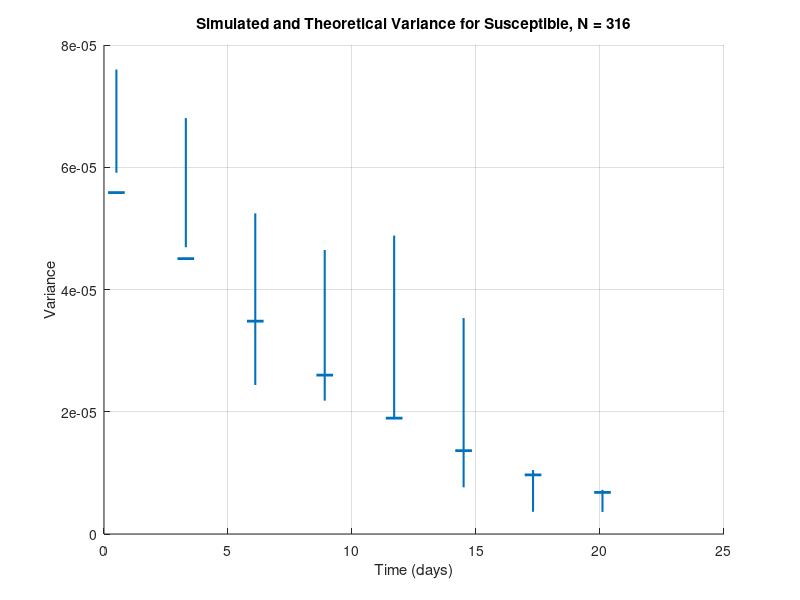
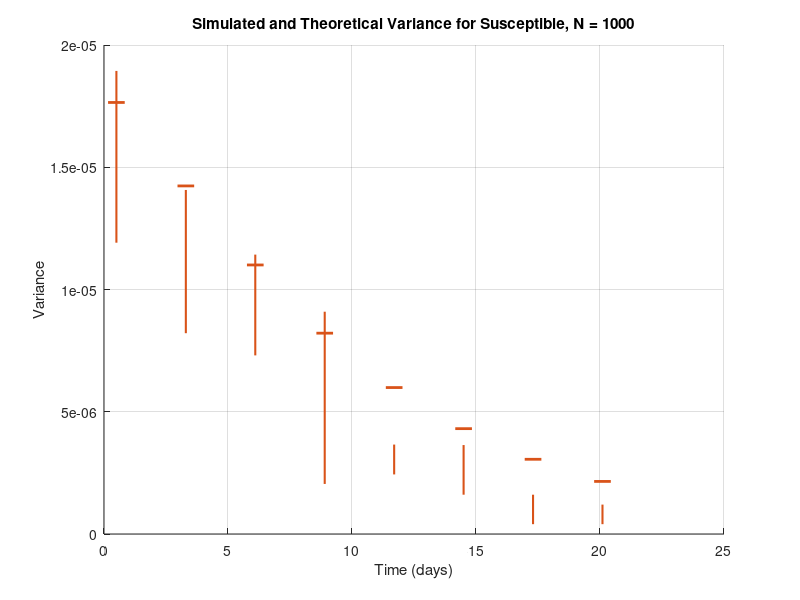
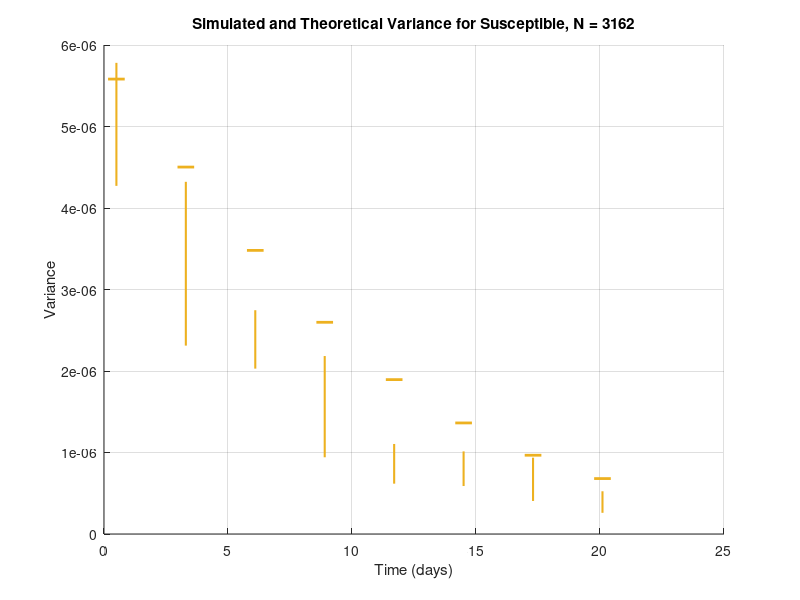
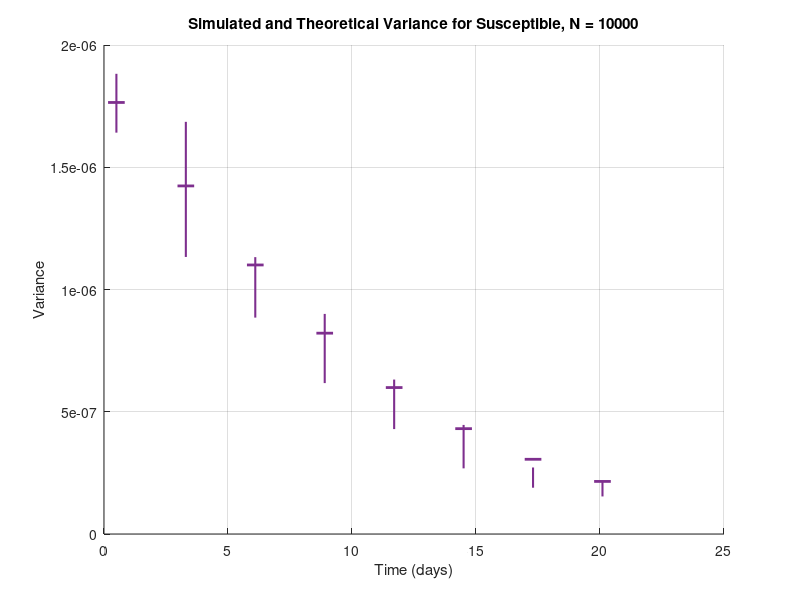

The MATLAB source for these figures, in order:
% SIR Variance Error Bars
% Caden McCann / Amy Carr
% This function generates a plot for each compartment + N, and compares the
% theoretical variance from ODE system with the simulated variance.

function sir_variance_error_bars()
    %% Model Parameters
    beta = 0.95;
    gamma = 1;
    p1 = 0.5;
    p2 = 0.5;
    max_T = 23;
    s_prop = 0.96;
    i_prop = 0.04;
    r_prop = 1 - s_prop - i_prop;
    Ns = [316, 1000, 3162, 10000];
    
    %% Agent-Based Simulations
    t_grid = linspace(0, max_T, 1000);
    S_var_all = zeros(length(Ns), length(t_grid));
    I_var_all = zeros(length(Ns), length(t_grid));
    R_var_all = zeros(length(Ns), length(t_grid));
    v_s_dot = cell(length(Ns), 1);
    v_i_dot = cell(length(Ns), 1);
    v_r_dot = cell(length(Ns), 1);
    
    %% Repeat simulation for each N
    for idx = 1:length(Ns)
        % initializations for simulation
        N = Ns(idx);
        s0_abs = round(s_prop * N);
        i0_abs = round(i_prop * N);
        r0_abs = round(r_prop * N);
        S = 1:s0_abs;
        I = (s0_abs+1):(s0_abs+i0_abs);
        R = [];
        t = 0;
        T = 0;
        S_prop = s0_abs / N;
        I_prop = i0_abs / N;
        R_prop = r0_abs / N;
        S_var = 0;
        I_var = 0;
        R_var = 0;
        I_count = numel(I);  % initial infected count
        T = 0;
        I_count_list = I_count;  % store history of I counts

        %% Begin Simulation
        while ~isempty(I) && t < max_T
            nI = numel(I);
            if nI < 1
                nI = 0;
            end    
            nS = numel(S);

            % Clock configuration
            infection_rate = beta * nS * nI / (N^1.0);
            recovery_rate = gamma * nI;
            event_rate = infection_rate + recovery_rate;
            dt = exprnd(1 / event_rate);
            t = t + dt;

            % Instantaneous variance formulas
            S_var(end+1) = p1 * beta * (nI/N) * (nS/N) / N;
            I_var(end+1) = (p1 * beta * (nI/N) * (nS/N) + p2 * gamma * (nI/N)) / N;
            R_var(end+1) = p2 * gamma * (nI/N) / N;

            % Split clock
            if rand < (infection_rate / event_rate)
                if nS > 0 && rand < p1
                    num = randi(nS);
                    infected = S(num);
                    S(num) = [];
                    I(end+1) = infected;
                end
            else
                if rand < p2
                    num = randi(nI);
                    recovered = I(num);
                    I(num) = [];
                    R(end+1) = recovered;
                end
            end

            % Update counts
            N_current = numel(S) + numel(I) + numel(R);
            T(end+1) = t;
            S_prop(end+1) = numel(S) / N_current;
            I_prop(end+1) = numel(I) / N_current;
            R_prop(end+1) = numel(R) / N_current;
            I_count_list(end+1) = numel(I);
            
        end

        % Fix first value since it was initially 0
        S_var(1) = S_var(2);
        I_var(1) = I_var(2);
        R_var(1) = R_var(2);
        
        % Append final point at (23,0) if simulation ended early
        if T(end) < 23
            T(end+1) = 23;
            S_var(end+1) = 0;
            I_var(end+1) = 0;
            R_var(end+1) = 0;
        end

        % Interpolate points into lines, and store them in large arrays
        S_interp_var = interp1(T, S_var, t_grid, 'linear');
        I_interp_var = interp1(T, I_var, t_grid, 'linear');
        R_interp_var = interp1(T, R_var, t_grid, 'linear');
        S_var_all(idx, :) = S_interp_var;
        I_var_all(idx, :) = I_interp_var;
        R_var_all(idx, :) = R_interp_var;

        %% Deterministic ODE Model    
        % Solve ODE system
        [~, y] = ode45(@(t, y) sir_system(t, y, beta, gamma, p1, p2), t_grid, [s_prop, i_prop, r_prop]);
        s = y(:, 1);
        i = y(:, 2);
    
        % Compute instantaneous variance for ODE system
        v_s_dot{idx} = p1 * beta * s .* i / N;
        v_i_dot{idx} = (p1 * beta * s .* i + p2 * gamma * i) / N;
        v_r_dot{idx} = p2 * gamma * i / N;
    end

    %% Graphing
    plot_graphs(Ns, t_grid, S_var_all, I_var_all, R_var_all, v_s_dot, v_i_dot, v_r_dot);
end

%% Code for ODE system
function dydt = sir_system(~, y, beta, gamma, p1, p2)
    s = y(1);
    i = y(2);

    ds = -p1 * beta * s * i;
    di = p1 * beta * s * i - p2 * gamma * i;
    dr = p2 * gamma * i;

    dydt = [ds; di; dr];
end

%% Code for plotting graphs
function plot_graphs(Ns, t_grid, S_var_all, I_var_all, R_var_all, v_s_dot, v_i_dot, v_r_dot)
    dt = 1.4; % Half width for interval around each midpoint
    midpoints = 0.5:dt*2:22.5;
    compartments = {'Susceptible', 'Infected', 'Recovered'};
    colors = lines(length(Ns));
    
    for comp = 1:3 % change to comp = 2:2 for just infected etc
        for idx = 1:numel(Ns)
            figure;
            hold on;
            N = Ns(idx);

            % Retrieve correct data points for this graph
            switch comp
                case 1
                    sim_data = S_var_all(idx, :);
                    theory_data = v_s_dot{idx};
                case 2
                    sim_data = I_var_all(idx, :);
                    theory_data = v_i_dot{idx};
                case 3
                    sim_data = R_var_all(idx, :);
                    theory_data = v_r_dot{idx};
            end

            % For each midpoint, calculate min/max over the interval
            for k = 1:length(midpoints)
                % Window
                t_mid = midpoints(k);
                t_min = t_mid - dt;
                t_max = t_mid + dt; 

                % Find the data points in [window)
                in_window = t_grid >= t_min & t_grid < t_max;
                window_vals = sim_data(in_window);
                if isempty(window_vals)
                    continue; % No bars for empty interval
                end

                % Draw error bar between min and max centered at midpoint
                x = t_mid;
                y_min = min(window_vals);
                y_max = max(window_vals);
                %disp([x, y_min*10e4, y_max*10e4]);
                plot([x, x], [y_min, y_max], 'Color', colors(idx,:), 'LineWidth', 1.5);

                % Draw dash at theoretical line intercept
                y_theory = theory_data(t_grid == min(t_grid(t_grid >= t_mid)));
                plot(x, y_theory, '_', 'Color', colors(idx,:), 'MarkerSize', 12, 'LineWidth', 2);
            end
        
            % configure graphs
            xlabel('Time (days)');
            ylabel(['Variance']);
            title(['Simulated and Theoretical Variance for ', compartments{comp}, ', N = ', num2str(N)]);
            grid on;
            hold off;
        end
    end
end
